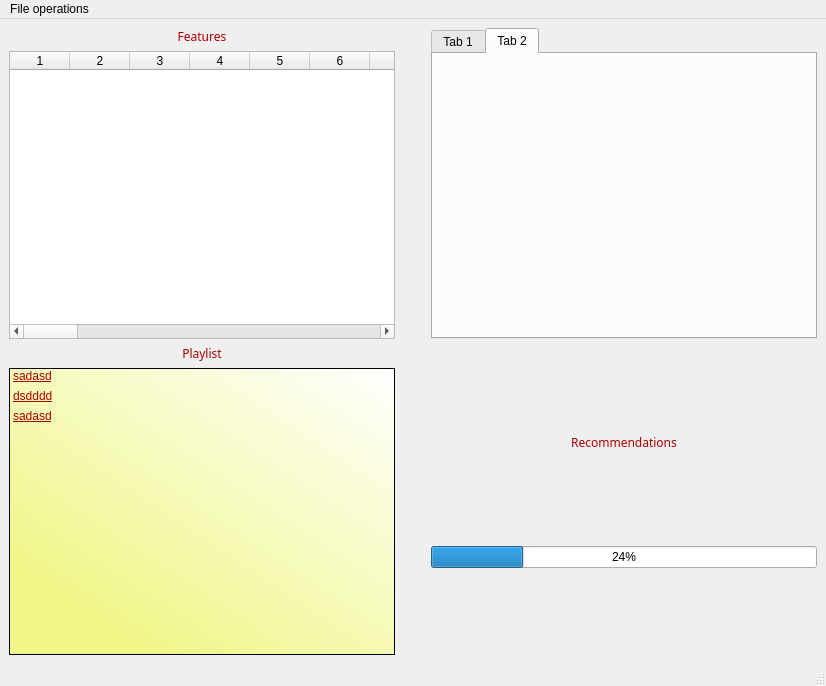
<?xml version="1.0" encoding="UTF-8"?>
<ui version="4.0">
 <class>MainWindow</class>
 <widget class="QMainWindow" name="MainWindow">
  <property name="geometry">
   <rect>
    <x>0</x>
    <y>0</y>
    <width>826</width>
    <height>686</height>
   </rect>
  </property>
  <property name="windowTitle">
   <string>MainWindow</string>
  </property>
  <property name="layoutDirection">
   <enum>Qt::LeftToRight</enum>
  </property>
  <widget class="QWidget" name="centralwidget">
   <layout class="QGridLayout" name="gridLayout_2">
    <item row="0" column="2">
     <widget class="QTabWidget" name="tabWidget">
      <property name="currentIndex">
       <number>1</number>
      </property>
      <widget class="QWidget" name="tab">
       <attribute name="title">
        <string>Tab 1</string>
       </attribute>
       <layout class="QGridLayout" name="gridLayout_3">
        <item row="0" column="0">
         <layout class="QGridLayout" name="tabLayout1">
          <item row="1" column="0">
           <widget class="QLabel" name="tabLayout1Label">
            <property name="text">
             <string>TextLabel</string>
            </property>
            <property name="alignment">
             <set>Qt::AlignCenter</set>
            </property>
           </widget>
          </item>
         </layout>
        </item>
       </layout>
      </widget>
      <widget class="QWidget" name="tab_2">
       <attribute name="title">
        <string>Tab 2</string>
       </attribute>
       <layout class="QGridLayout" name="gridLayout_4">
        <item row="0" column="0">
         <layout class="QGridLayout" name="tabLayout2"/>
        </item>
       </layout>
      </widget>
     </widget>
    </item>
    <item row="1" column="2">
     <layout class="QVBoxLayout" name="verticalLayout">
      <item>
       <widget class="QLabel" name="label_3">
        <property name="sizePolicy">
         <sizepolicy hsizetype="Preferred" vsizetype="Preferred">
          <horstretch>0</horstretch>
          <verstretch>0</verstretch>
         </sizepolicy>
        </property>
        <property name="maximumSize">
         <size>
          <width>16777215</width>
          <height>25</height>
         </size>
        </property>
        <property name="palette">
         <palette>
          <active>
           <colorrole role="WindowText">
            <brush brushstyle="SolidPattern">
             <color alpha="255">
              <red>170</red>
              <green>0</green>
              <blue>0</blue>
             </color>
            </brush>
           </colorrole>
          </active>
          <inactive>
           <colorrole role="WindowText">
            <brush brushstyle="SolidPattern">
             <color alpha="255">
              <red>170</red>
              <green>0</green>
              <blue>0</blue>
             </color>
            </brush>
           </colorrole>
          </inactive>
          <disabled>
           <colorrole role="WindowText">
            <brush brushstyle="SolidPattern">
             <color alpha="255">
              <red>120</red>
              <green>120</green>
              <blue>120</blue>
             </color>
            </brush>
           </colorrole>
          </disabled>
         </palette>
        </property>
        <property name="font">
         <font>
          <family>Gill Sans Ultra Bold</family>
         </font>
        </property>
        <property name="text">
         <string>Recommendations</string>
        </property>
        <property name="alignment">
         <set>Qt::AlignCenter</set>
        </property>
       </widget>
      </item>
      <item>
       <widget class="QProgressBar" name="progressBar">
        <property name="value">
         <number>24</number>
        </property>
       </widget>
      </item>
     </layout>
    </item>
    <item row="1" column="0">
     <layout class="QVBoxLayout" name="verticalLayout_4">
      <item>
       <widget class="QLabel" name="label_2">
        <property name="enabled">
         <bool>true</bool>
        </property>
        <property name="palette">
         <palette>
          <active>
           <colorrole role="WindowText">
            <brush brushstyle="SolidPattern">
             <color alpha="255">
              <red>170</red>
              <green>0</green>
              <blue>0</blue>
             </color>
            </brush>
           </colorrole>
          </active>
          <inactive>
           <colorrole role="WindowText">
            <brush brushstyle="SolidPattern">
             <color alpha="255">
              <red>170</red>
              <green>0</green>
              <blue>0</blue>
             </color>
            </brush>
           </colorrole>
          </inactive>
          <disabled>
           <colorrole role="WindowText">
            <brush brushstyle="SolidPattern">
             <color alpha="255">
              <red>120</red>
              <green>120</green>
              <blue>120</blue>
             </color>
            </brush>
           </colorrole>
          </disabled>
         </palette>
        </property>
        <property name="font">
         <font>
          <family>Gill Sans Ultra Bold</family>
          <stylestrategy>PreferAntialias</stylestrategy>
         </font>
        </property>
        <property name="text">
         <string>Playlist</string>
        </property>
        <property name="alignment">
         <set>Qt::AlignCenter</set>
        </property>
        <property name="textInteractionFlags">
         <set>Qt::NoTextInteraction</set>
        </property>
       </widget>
      </item>
      <item>
       <widget class="QListWidget" name="songListWidget">
        <property name="maximumSize">
         <size>
          <width>16777215</width>
          <height>16777215</height>
         </size>
        </property>
        <property name="whatsThis">
         <string>&lt;html&gt;&lt;head/&gt;&lt;body&gt;&lt;p&gt;&lt;br/&gt;&lt;/p&gt;&lt;/body&gt;&lt;/html&gt;</string>
        </property>
        <property name="styleSheet">
         <string notr="true">border-bottom-color: rgb(85, 85, 127);
font: 75 8pt &quot;Microsoft PhagsPa&quot;;
text-decoration: underline;
color: rgb(170, 0, 0);
selection-color: rgb(255, 0, 0);
background-color: qlineargradient(spread:pad, x1:0.216, y1:0.875, x2:1, y2:0, stop:0 rgba(241, 255, 0, 111), stop:1 rgba(255, 255, 255, 255));
selection-background-color: rgb(85, 0, 255);
gridline-color: rgb(85, 170, 0);
selection-color: rgb(255, 170, 127);</string>
        </property>
        <property name="movement">
         <enum>QListView::Static</enum>
        </property>
        <property name="resizeMode">
         <enum>QListView::Fixed</enum>
        </property>
        <property name="layoutMode">
         <enum>QListView::SinglePass</enum>
        </property>
        <property name="spacing">
         <number>5</number>
        </property>
        <property name="gridSize">
         <size>
          <width>0</width>
          <height>20</height>
         </size>
        </property>
        <property name="viewMode">
         <enum>QListView::ListMode</enum>
        </property>
        <property name="modelColumn">
         <number>0</number>
        </property>
        <property name="currentRow">
         <number>-1</number>
        </property>
        <item>
         <property name="text">
          <string>sadasd</string>
         </property>
        </item>
        <item>
         <property name="text">
          <string>dsdddd</string>
         </property>
        </item>
        <item>
         <property name="text">
          <string>sadasd</string>
         </property>
        </item>
       </widget>
      </item>
     </layout>
    </item>
    <item row="0" column="0">
     <layout class="QVBoxLayout" name="verticalLayout_3">
      <item>
       <widget class="QLabel" name="label">
        <property name="palette">
         <palette>
          <active>
           <colorrole role="WindowText">
            <brush brushstyle="SolidPattern">
             <color alpha="255">
              <red>170</red>
              <green>0</green>
              <blue>0</blue>
             </color>
            </brush>
           </colorrole>
           <colorrole role="Button">
            <brush brushstyle="SolidPattern">
             <color alpha="255">
              <red>170</red>
              <green>0</green>
              <blue>0</blue>
             </color>
            </brush>
           </colorrole>
           <colorrole role="Light">
            <brush brushstyle="SolidPattern">
             <color alpha="255">
              <red>255</red>
              <green>0</green>
              <blue>0</blue>
             </color>
            </brush>
           </colorrole>
           <colorrole role="Midlight">
            <brush brushstyle="SolidPattern">
             <color alpha="255">
              <red>212</red>
              <green>0</green>
              <blue>0</blue>
             </color>
            </brush>
           </colorrole>
           <colorrole role="Dark">
            <brush brushstyle="SolidPattern">
             <color alpha="255">
              <red>85</red>
              <green>0</green>
              <blue>0</blue>
             </color>
            </brush>
           </colorrole>
           <colorrole role="Mid">
            <brush brushstyle="SolidPattern">
             <color alpha="255">
              <red>113</red>
              <green>0</green>
              <blue>0</blue>
             </color>
            </brush>
           </colorrole>
           <colorrole role="Text">
            <brush brushstyle="SolidPattern">
             <color alpha="255">
              <red>0</red>
              <green>0</green>
              <blue>0</blue>
             </color>
            </brush>
           </colorrole>
           <colorrole role="BrightText">
            <brush brushstyle="SolidPattern">
             <color alpha="255">
              <red>255</red>
              <green>255</green>
              <blue>255</blue>
             </color>
            </brush>
           </colorrole>
           <colorrole role="ButtonText">
            <brush brushstyle="SolidPattern">
             <color alpha="255">
              <red>0</red>
              <green>0</green>
              <blue>0</blue>
             </color>
            </brush>
           </colorrole>
           <colorrole role="Base">
            <brush brushstyle="SolidPattern">
             <color alpha="255">
              <red>255</red>
              <green>255</green>
              <blue>255</blue>
             </color>
            </brush>
           </colorrole>
           <colorrole role="Window">
            <brush brushstyle="SolidPattern">
             <color alpha="255">
              <red>170</red>
              <green>0</green>
              <blue>0</blue>
             </color>
            </brush>
           </colorrole>
           <colorrole role="Shadow">
            <brush brushstyle="SolidPattern">
             <color alpha="255">
              <red>0</red>
              <green>0</green>
              <blue>0</blue>
             </color>
            </brush>
           </colorrole>
           <colorrole role="AlternateBase">
            <brush brushstyle="SolidPattern">
             <color alpha="255">
              <red>212</red>
              <green>127</green>
              <blue>127</blue>
             </color>
            </brush>
           </colorrole>
           <colorrole role="ToolTipBase">
            <brush brushstyle="SolidPattern">
             <color alpha="255">
              <red>255</red>
              <green>255</green>
              <blue>220</blue>
             </color>
            </brush>
           </colorrole>
           <colorrole role="ToolTipText">
            <brush brushstyle="SolidPattern">
             <color alpha="255">
              <red>0</red>
              <green>0</green>
              <blue>0</blue>
             </color>
            </brush>
           </colorrole>
          </active>
          <inactive>
           <colorrole role="WindowText">
            <brush brushstyle="SolidPattern">
             <color alpha="255">
              <red>170</red>
              <green>0</green>
              <blue>0</blue>
             </color>
            </brush>
           </colorrole>
           <colorrole role="Button">
            <brush brushstyle="SolidPattern">
             <color alpha="255">
              <red>170</red>
              <green>0</green>
              <blue>0</blue>
             </color>
            </brush>
           </colorrole>
           <colorrole role="Light">
            <brush brushstyle="SolidPattern">
             <color alpha="255">
              <red>255</red>
              <green>0</green>
              <blue>0</blue>
             </color>
            </brush>
           </colorrole>
           <colorrole role="Midlight">
            <brush brushstyle="SolidPattern">
             <color alpha="255">
              <red>212</red>
              <green>0</green>
              <blue>0</blue>
             </color>
            </brush>
           </colorrole>
           <colorrole role="Dark">
            <brush brushstyle="SolidPattern">
             <color alpha="255">
              <red>85</red>
              <green>0</green>
              <blue>0</blue>
             </color>
            </brush>
           </colorrole>
           <colorrole role="Mid">
            <brush brushstyle="SolidPattern">
             <color alpha="255">
              <red>113</red>
              <green>0</green>
              <blue>0</blue>
             </color>
            </brush>
           </colorrole>
           <colorrole role="Text">
            <brush brushstyle="SolidPattern">
             <color alpha="255">
              <red>0</red>
              <green>0</green>
              <blue>0</blue>
             </color>
            </brush>
           </colorrole>
           <colorrole role="BrightText">
            <brush brushstyle="SolidPattern">
             <color alpha="255">
              <red>255</red>
              <green>255</green>
              <blue>255</blue>
             </color>
            </brush>
           </colorrole>
           <colorrole role="ButtonText">
            <brush brushstyle="SolidPattern">
             <color alpha="255">
              <red>0</red>
              <green>0</green>
              <blue>0</blue>
             </color>
            </brush>
           </colorrole>
           <colorrole role="Base">
            <brush brushstyle="SolidPattern">
             <color alpha="255">
              <red>255</red>
              <green>255</green>
              <blue>255</blue>
             </color>
            </brush>
           </colorrole>
           <colorrole role="Window">
            <brush brushstyle="SolidPattern">
             <color alpha="255">
              <red>170</red>
              <green>0</green>
              <blue>0</blue>
             </color>
            </brush>
           </colorrole>
           <colorrole role="Shadow">
            <brush brushstyle="SolidPattern">
             <color alpha="255">
              <red>0</red>
              <green>0</green>
              <blue>0</blue>
             </color>
            </brush>
           </colorrole>
           <colorrole role="AlternateBase">
            <brush brushstyle="SolidPattern">
             <color alpha="255">
              <red>212</red>
              <green>127</green>
              <blue>127</blue>
             </color>
            </brush>
           </colorrole>
           <colorrole role="ToolTipBase">
            <brush brushstyle="SolidPattern">
             <color alpha="255">
              <red>255</red>
              <green>255</green>
              <blue>220</blue>
             </color>
            </brush>
           </colorrole>
           <colorrole role="ToolTipText">
            <brush brushstyle="SolidPattern">
             <color alpha="255">
              <red>0</red>
              <green>0</green>
              <blue>0</blue>
             </color>
            </brush>
           </colorrole>
          </inactive>
          <disabled>
           <colorrole role="WindowText">
            <brush brushstyle="SolidPattern">
             <color alpha="255">
              <red>85</red>
              <green>0</green>
              <blue>0</blue>
             </color>
            </brush>
           </colorrole>
           <colorrole role="Button">
            <brush brushstyle="SolidPattern">
             <color alpha="255">
              <red>170</red>
              <green>0</green>
              <blue>0</blue>
             </color>
            </brush>
           </colorrole>
           <colorrole role="Light">
            <brush brushstyle="SolidPattern">
             <color alpha="255">
              <red>255</red>
              <green>0</green>
              <blue>0</blue>
             </color>
            </brush>
           </colorrole>
           <colorrole role="Midlight">
            <brush brushstyle="SolidPattern">
             <color alpha="255">
              <red>212</red>
              <green>0</green>
              <blue>0</blue>
             </color>
            </brush>
           </colorrole>
           <colorrole role="Dark">
            <brush brushstyle="SolidPattern">
             <color alpha="255">
              <red>85</red>
              <green>0</green>
              <blue>0</blue>
             </color>
            </brush>
           </colorrole>
           <colorrole role="Mid">
            <brush brushstyle="SolidPattern">
             <color alpha="255">
              <red>113</red>
              <green>0</green>
              <blue>0</blue>
             </color>
            </brush>
           </colorrole>
           <colorrole role="Text">
            <brush brushstyle="SolidPattern">
             <color alpha="255">
              <red>85</red>
              <green>0</green>
              <blue>0</blue>
             </color>
            </brush>
           </colorrole>
           <colorrole role="BrightText">
            <brush brushstyle="SolidPattern">
             <color alpha="255">
              <red>255</red>
              <green>255</green>
              <blue>255</blue>
             </color>
            </brush>
           </colorrole>
           <colorrole role="ButtonText">
            <brush brushstyle="SolidPattern">
             <color alpha="255">
              <red>85</red>
              <green>0</green>
              <blue>0</blue>
             </color>
            </brush>
           </colorrole>
           <colorrole role="Base">
            <brush brushstyle="SolidPattern">
             <color alpha="255">
              <red>170</red>
              <green>0</green>
              <blue>0</blue>
             </color>
            </brush>
           </colorrole>
           <colorrole role="Window">
            <brush brushstyle="SolidPattern">
             <color alpha="255">
              <red>170</red>
              <green>0</green>
              <blue>0</blue>
             </color>
            </brush>
           </colorrole>
           <colorrole role="Shadow">
            <brush brushstyle="SolidPattern">
             <color alpha="255">
              <red>0</red>
              <green>0</green>
              <blue>0</blue>
             </color>
            </brush>
           </colorrole>
           <colorrole role="AlternateBase">
            <brush brushstyle="SolidPattern">
             <color alpha="255">
              <red>170</red>
              <green>0</green>
              <blue>0</blue>
             </color>
            </brush>
           </colorrole>
           <colorrole role="ToolTipBase">
            <brush brushstyle="SolidPattern">
             <color alpha="255">
              <red>255</red>
              <green>255</green>
              <blue>220</blue>
             </color>
            </brush>
           </colorrole>
           <colorrole role="ToolTipText">
            <brush brushstyle="SolidPattern">
             <color alpha="255">
              <red>0</red>
              <green>0</green>
              <blue>0</blue>
             </color>
            </brush>
           </colorrole>
          </disabled>
         </palette>
        </property>
        <property name="font">
         <font>
          <family>Gill Sans Ultra Bold</family>
          <weight>50</weight>
          <bold>false</bold>
         </font>
        </property>
        <property name="cursor">
         <cursorShape>ArrowCursor</cursorShape>
        </property>
        <property name="layoutDirection">
         <enum>Qt::LeftToRight</enum>
        </property>
        <property name="autoFillBackground">
         <bool>false</bool>
        </property>
        <property name="lineWidth">
         <number>1</number>
        </property>
        <property name="text">
         <string>Features</string>
        </property>
        <property name="textFormat">
         <enum>Qt::AutoText</enum>
        </property>
        <property name="scaledContents">
         <bool>false</bool>
        </property>
        <property name="alignment">
         <set>Qt::AlignCenter</set>
        </property>
        <property name="margin">
         <number>0</number>
        </property>
        <property name="indent">
         <number>-1</number>
        </property>
        <property name="textInteractionFlags">
         <set>Qt::NoTextInteraction</set>
        </property>
       </widget>
      </item>
      <item>
       <widget class="QTableWidget" name="tablLayout1TableWidget">
        <property name="showGrid">
         <bool>true</bool>
        </property>
        <property name="gridStyle">
         <enum>Qt::SolidLine</enum>
        </property>
        <property name="sortingEnabled">
         <bool>false</bool>
        </property>
        <property name="rowCount">
         <number>0</number>
        </property>
        <property name="columnCount">
         <number>40</number>
        </property>
        <attribute name="horizontalHeaderDefaultSectionSize">
         <number>60</number>
        </attribute>
        <column/>
        <column/>
        <column/>
        <column/>
        <column/>
        <column/>
        <column/>
        <column/>
        <column/>
        <column/>
        <column/>
        <column/>
        <column/>
        <column/>
        <column/>
        <column/>
        <column/>
        <column/>
        <column/>
        <column/>
        <column/>
        <column/>
        <column/>
        <column/>
        <column/>
        <column/>
        <column/>
        <column/>
        <column/>
        <column/>
        <column/>
        <column/>
        <column/>
        <column/>
        <column/>
        <column/>
        <column/>
        <column/>
        <column/>
        <column/>
       </widget>
      </item>
     </layout>
    </item>
    <item row="1" column="1">
     <layout class="QVBoxLayout" name="verticalLayout_2">
      <property name="sizeConstraint">
       <enum>QLayout::SetMinimumSize</enum>
      </property>
      <property name="leftMargin">
       <number>0</number>
      </property>
      <item>
       <widget class="QPushButton" name="playSongButton">
        <property name="sizePolicy">
         <sizepolicy hsizetype="Minimum" vsizetype="Fixed">
          <horstretch>0</horstretch>
          <verstretch>0</verstretch>
         </sizepolicy>
        </property>
        <property name="maximumSize">
         <size>
          <width>24</width>
          <height>24</height>
         </size>
        </property>
        <property name="styleSheet">
         <string notr="true">background-color: transparent;
border-image: url(:/icons/Play-icon.png);
background: none;
border: none;
background-repeat: none;
</string>
        </property>
        <property name="text">
         <string/>
        </property>
        <property name="checkable">
         <bool>false</bool>
        </property>
       </widget>
      </item>
      <item>
       <widget class="QPushButton" name="stopSongButton">
        <property name="maximumSize">
         <size>
          <width>24</width>
          <height>24</height>
         </size>
        </property>
        <property name="styleSheet">
         <string notr="true">background-color: transparent;
border-image: url(:/icons/Pause-icon.png);
background: none;
border: none;
background-repeat: none;
</string>
        </property>
        <property name="text">
         <string/>
        </property>
       </widget>
      </item>
      <item>
       <widget class="QPushButton" name="pauseSongButton">
        <property name="maximumSize">
         <size>
          <width>24</width>
          <height>24</height>
         </size>
        </property>
        <property name="styleSheet">
         <string notr="true">background-color: transparent;
border-image: url(:/icons/Stop-icon.png);
background: none;
border: none;
background-repeat: none;
</string>
        </property>
        <property name="text">
         <string/>
        </property>
       </widget>
      </item>
     </layout>
    </item>
   </layout>
  </widget>
  <widget class="QMenuBar" name="menubar">
   <property name="geometry">
    <rect>
     <x>0</x>
     <y>0</y>
     <width>826</width>
     <height>21</height>
    </rect>
   </property>
   <widget class="QMenu" name="fileOpMenu">
    <property name="title">
     <string>File operations</string>
    </property>
    <addaction name="actionNew_Data_Import"/>
    <addaction name="actionPrepared_Data_Import_csv"/>
   </widget>
   <addaction name="fileOpMenu"/>
  </widget>
  <widget class="QStatusBar" name="statusbar"/>
  <action name="actionNew_Data_Import">
   <property name="icon">
    <iconset resource="Icons/Button-ico.qrc">
     <normaloff>:/icons/Music-Library-icon.png</normaloff>:/icons/Music-Library-icon.png</iconset>
   </property>
   <property name="text">
    <string>New Data Import (mp3) </string>
   </property>
  </action>
  <action name="actionPrepared_Data_Import_csv">
   <property name="icon">
    <iconset resource="Icons/Button-ico.qrc">
     <normaloff>:/icons/add-icon.png</normaloff>:/icons/add-icon.png</iconset>
   </property>
   <property name="text">
    <string>Prepared Data Import (csv) </string>
   </property>
  </action>
 </widget>
 <resources>
  <include location="Icons/Button-ico.qrc"/>
 </resources>
 <connections/>
</ui>
